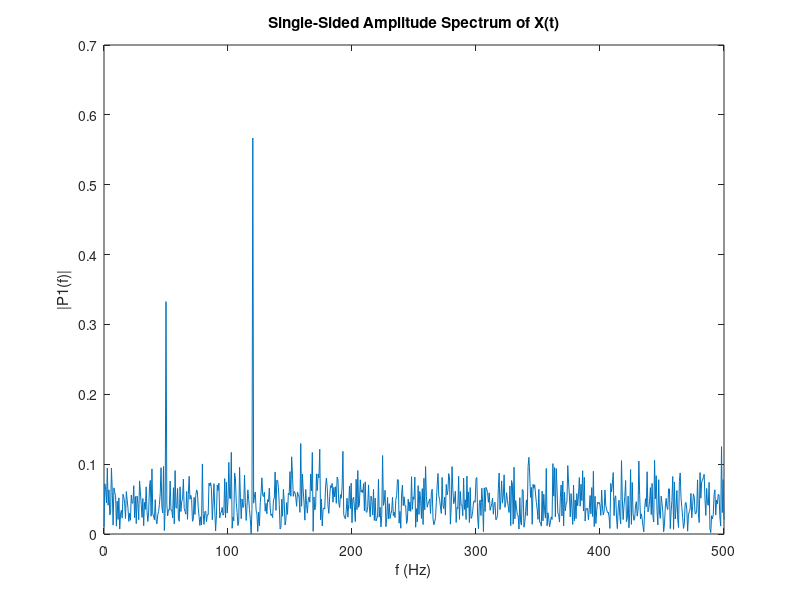
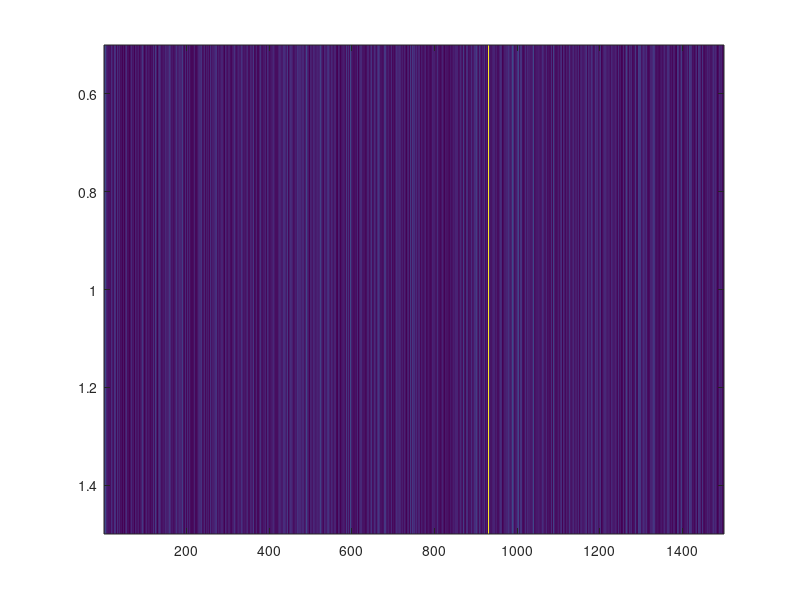

MATLAB code to generate these figures, in order:
%% Part 1 : 1D FFT

% Generate Noisy Signal

% Specify the parameters of a signal with a sampling frequency of 1 kHz 
% and a signal duration of 1.5 seconds.

Fs = 1000;            % Sampling frequency                    
T = 1/Fs;             % Sampling period       
L = 1500;             % Length of signal
t = (0:L-1)*T;        % Time vector

% Form a signal containing a 50 Hz sinusoid of amplitude 0.7 and a 120 Hz 
% sinusoid of amplitude 1.

S = 0.7*sin(2*pi*50*t) + sin(2*pi*120*t);

% Corrupt the signal with zero-mean white noise with a variance of 4
X = S + 2*randn(size(t));


figure(1);

% left plot

plot(1000*t(1:50), X(1:50))
title('Signal corrupted with Zero-Mean Random Noise')
xlabel('t (milliseconds)')
ylabel('X(t)')

% Compute the Fourier Transform of the Signal.

Y = fft(X);


P2 = abs(Y/L);
P1 = P2(1:L/2+1);

f = Fs*(0:(L/2))/L;


plot(f,P1) 
title('Single-Sided Amplitude Spectrum of X(t)')
xlabel('f (Hz)')
ylabel('|P1(f)|')

saveas(gcf, 'fft_1d.png')


M = length(X)/50;
N = length(X)/30;

X_2d = reshape(X, [M, N]);

figure(2);


imagesc(X_2d)


Y_2d = fft2(X_2d);


imagesc(abs(fftshift(Y)))

saveas(gcf, 'fft_2d.png')